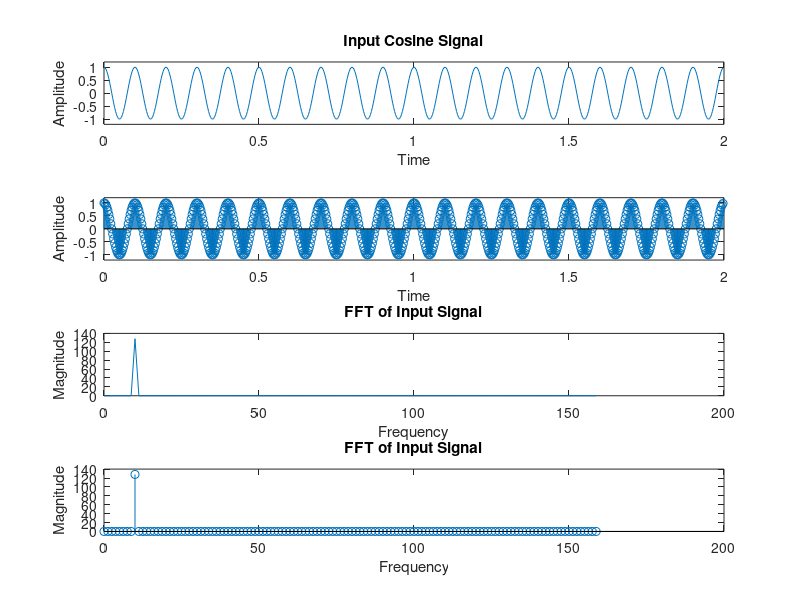

Here is the MATLAB script that generated this plot:
fc=10;
fs=32*fc;
t=0:1/fs:2-1/fs; %2 Seconds Duration
g=cos(2*pi*fc*t);
subplot(4,1,1);
plot(t,g);
title('Input Cosine Signal')
ylim([-1.2 1.2]);
xlabel('Time');
ylabel('Amplitude');
subplot(4,1,2);
stem(t,g);
ylim([-1.2 1.2]);
xlabel('Time');
ylabel('Amplitude');

subplot(4,1,3);
N=256;
sf1=fft(g,N);
sf1=sf1(1:N/2);
msf1=abs(sf1)
f=(0:N/2-1)*fs/N;
plot(f,msf1);
xlabel('Frequency');
ylabel('Magnitude');
title('FFT of Input Signal');

subplot(4,1,4);
stem(f,msf1);
xlabel('Frequency');
ylabel('Magnitude');
title('FFT of Input Signal');